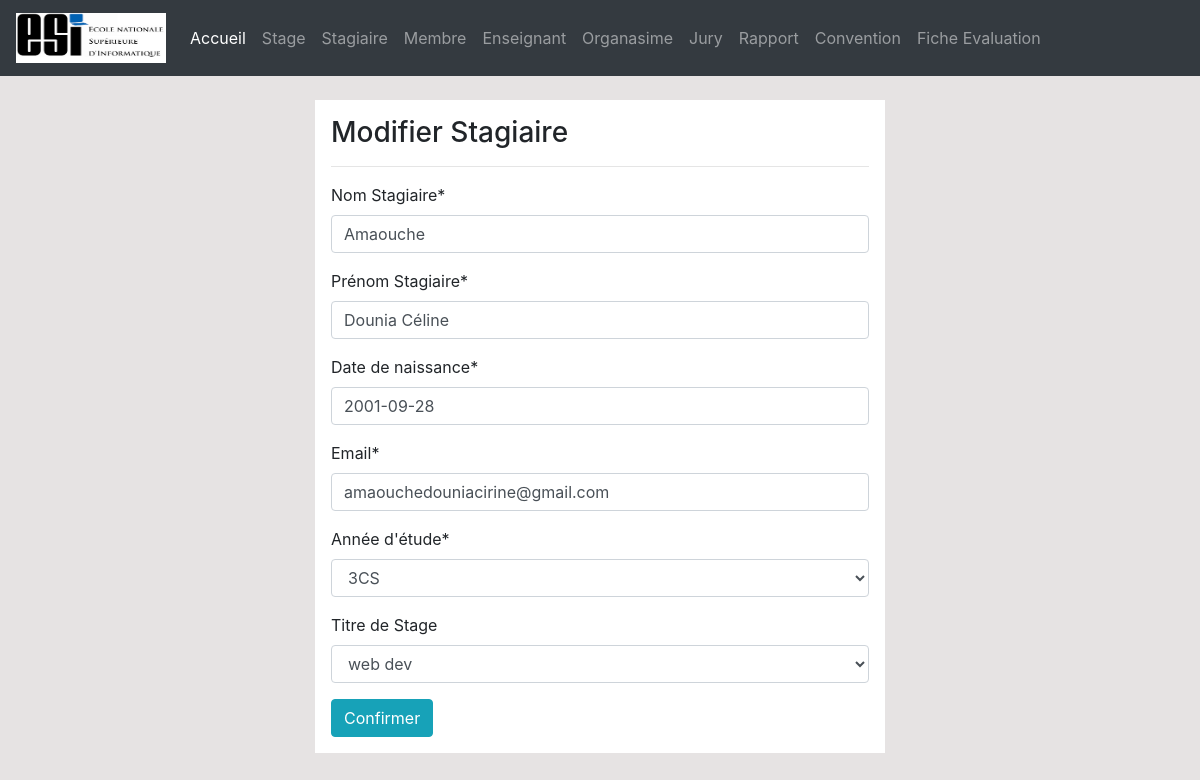
The app's page /Stagiaire/edit/2/ with its own data.
### Gestion/models.py (models this page shows, shortened)
class Stagiaire (models.Model):
    noms = models.CharField(max_length=40, null= False)
    prenoms = models.CharField(max_length=40, null= False)
    DateNaissance = models.DateField(default="01/01/2022",null= False)
    Email = models.EmailField(max_length = 254, null= False)
    class ad(models.TextChoices):
        CP1 = '1CPI',_('1CPI')
        CS1 = '1CS',_('1CS')
        CS3 = 'PFE3CS',_('3CS')
    annedEude = models.CharField(max_length=20, choices=ad.choices)
    stage = models.ForeignKey(Stage, on_delete=models.SET_NULL, null= True, blank=True )

### Gestion/views.py (the view)
# urls.py: path('Stagiaire/edit/<int:pk>/', stagiaire_edit, name='dashboard-stag-edit'),
def  stagiaire_edit(request, pk):
    item = Stagiaire.objects.get(id=pk)
    if request.method == 'POST':
        form = stagiaireForm(request.POST, instance=item)
        if form.is_valid():
            form.save()
            return redirect('Stagiaire')
    else:
        form = stagiaireForm(instance=item)
    context = {
        'form': form,
    }
    return render(request, 'fenetre/editStagiaire.html', context)

### Gestion/forms.py
class stagiaireForm(forms.ModelForm):
    class Meta:
        model = Stagiaire
        fields = "__all__"
        labels ={
                    'noms': 'Nom Stagiaire',
                    'prenoms': 'Prénom Stagiaire',
                    'DateNaissance': 'Date de naissance',
                    'Email': 'Email',
                    'annedEude': "Année d'étude",
                    'stage': 'Titre de Stage'
            }
        widgets = {
            'noms': forms.TextInput(attrs={'placeholder': 'Nom stagiare','class':"form-control"}),
            'prenoms': forms.TextInput(attrs={'placeholder': 'Prénom(s) stagiare','class':"form-control"}),
            'DateNaissance' : forms.DateInput(attrs={
            'class': 'form-control datepicker-input',
            'data-target': '#datetimepicker1',
            'placeholder': 'mm/dd/yyyy'
            }),
            'Email':forms.TextInput(attrs={'class':'form-control','placeholder': 'name@example.com'}),
            'annedEude':forms.Select(attrs={'class':'form-control','placeholder': "Année d'étude"})
        }

### Gestion/models.py (called while the page is built)
    def __str__(self):
        return f'{self.titreStage}'

### Gestion/templates/fenetre/editStagiaire.html
{% extends 'parts/base.html' %} {% block title %}Modification du stagiaire{% endblock %} {% load static %} {% load crispy_forms_tags %} {% block content %}
<link rel="stylesheet" href="{% static 'style.css' %}">
<div class="row my-4">
    <div class="col-md-6 offset-md-3 p-3 bg-white">
        <h3>Modifier Stagiaire</h3>
        <hr>
        <form method="POST">
            {% csrf_token %} {{ form|crispy }}
            <input class="btn btn-info" type="submit" href="{% url 'Stagiaire' %}" value="Confirmer">
        </form>
    </div>
</div>
{% endblock %}

### Gestion/static/style.css (style rules this page uses)
body { background: rgb(230, 227, 227); }

### records on screen
Stagiaire: noms "Amaouche", prenoms "Dounia Céline", DateNaissance "2001-09-28", Email "amaouchedouniacirine@gmail.com", annedEude "3CS", stage "web dev"
